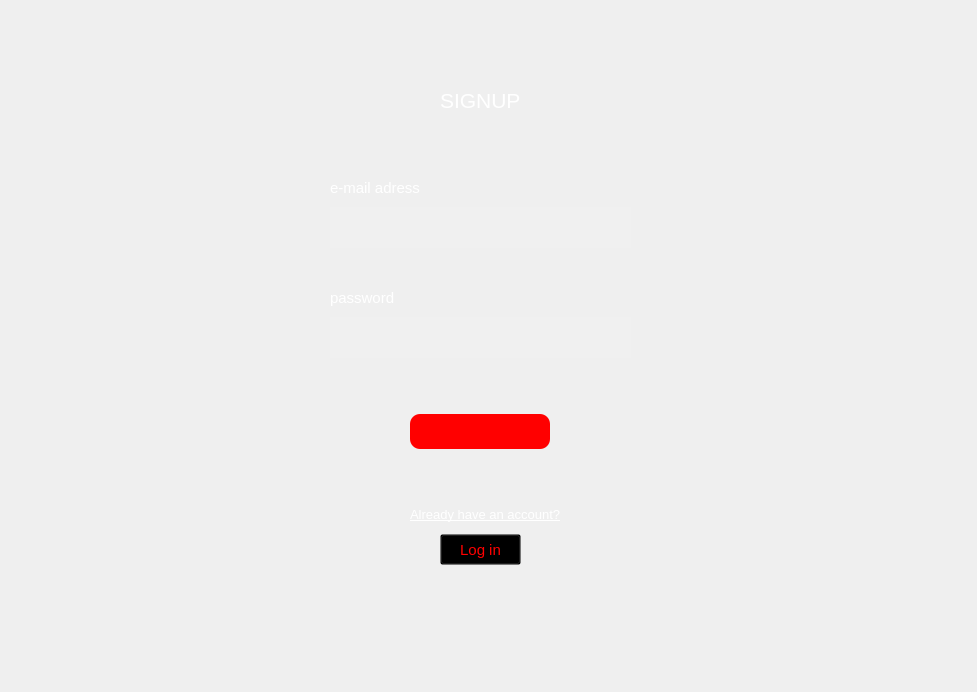
<?xml version="1.0" encoding="UTF-8"?>
<ui version="4.0">
 <class>MainWindow</class>
 <widget class="QMainWindow" name="MainWindow">
  <property name="geometry">
   <rect>
    <x>0</x>
    <y>0</y>
    <width>977</width>
    <height>692</height>
   </rect>
  </property>
  <property name="windowTitle">
   <string>MainWindow</string>
  </property>
  <widget class="QWidget" name="centralwidget">
   <property name="styleSheet">
    <string notr="true">#centralwidget{
	border-image: url(:/arkaplan/1.1.1.jpg);
}</string>
   </property>
   <widget class="QWidget" name="topMenu" native="true">
    <property name="geometry">
     <rect>
      <x>0</x>
      <y>0</y>
      <width>959</width>
      <height>151</height>
     </rect>
    </property>
    <widget class="QLabel" name="label">
     <property name="geometry">
      <rect>
       <x>440</x>
       <y>90</y>
       <width>81</width>
       <height>20</height>
      </rect>
     </property>
     <property name="font">
      <font>
       <pointsize>16</pointsize>
      </font>
     </property>
     <property name="styleSheet">
      <string notr="true">color : white;</string>
     </property>
     <property name="text">
      <string>SIGNUP</string>
     </property>
    </widget>
   </widget>
   <widget class="QWidget" name="midMenu" native="true">
    <property name="geometry">
     <rect>
      <x>0</x>
      <y>157</y>
      <width>959</width>
      <height>251</height>
     </rect>
    </property>
    <property name="styleSheet">
     <string notr="true">background: transparent;</string>
    </property>
    <widget class="QLabel" name="label_2">
     <property name="geometry">
      <rect>
       <x>330</x>
       <y>20</y>
       <width>91</width>
       <height>21</height>
      </rect>
     </property>
     <property name="font">
      <font>
       <pointsize>11</pointsize>
      </font>
     </property>
     <property name="styleSheet">
      <string notr="true">color : white;</string>
     </property>
     <property name="text">
      <string>e-mail adress</string>
     </property>
    </widget>
    <widget class="QLabel" name="label_3">
     <property name="geometry">
      <rect>
       <x>330</x>
       <y>130</y>
       <width>71</width>
       <height>21</height>
      </rect>
     </property>
     <property name="font">
      <font>
       <pointsize>11</pointsize>
      </font>
     </property>
     <property name="styleSheet">
      <string notr="true">color : white;</string>
     </property>
     <property name="text">
      <string>password</string>
     </property>
    </widget>
    <widget class="QLineEdit" name="lineEdit">
     <property name="geometry">
      <rect>
       <x>330</x>
       <y>50</y>
       <width>301</width>
       <height>41</height>
      </rect>
     </property>
     <property name="font">
      <font>
       <pointsize>10</pointsize>
      </font>
     </property>
     <property name="styleSheet">
      <string notr="true">color: white;
background-color: rgba(255, 255, 255, 10);
border: none;
</string>
     </property>
    </widget>
    <widget class="QLineEdit" name="lineEdit_2">
     <property name="geometry">
      <rect>
       <x>330</x>
       <y>160</y>
       <width>301</width>
       <height>41</height>
      </rect>
     </property>
     <property name="font">
      <font>
       <pointsize>10</pointsize>
      </font>
     </property>
     <property name="styleSheet">
      <string notr="true">color: white;
background-color: rgba(255, 255, 255, 10);
border: none;</string>
     </property>
     <property name="echoMode">
      <enum>QLineEdit::Password</enum>
     </property>
    </widget>
   </widget>
   <widget class="QWidget" name="bottomMenu" native="true">
    <property name="geometry">
     <rect>
      <x>0</x>
      <y>414</y>
      <width>959</width>
      <height>261</height>
     </rect>
    </property>
    <widget class="QPushButton" name="signupBtn">
     <property name="geometry">
      <rect>
       <x>410</x>
       <y>0</y>
       <width>140</width>
       <height>35</height>
      </rect>
     </property>
     <property name="styleSheet">
      <string notr="true">	border-radius: 10px;
	background-color: rgb(255, 0, 0);</string>
     </property>
     <property name="text">
      <string/>
     </property>
     <property name="icon">
      <iconset resource="../Proje/assets/buttonicon.qrc">
       <normaloff>:/yeniÖnek/icons/icons8-dumbbell-64.png</normaloff>:/yeniÖnek/icons/icons8-dumbbell-64.png</iconset>
     </property>
     <property name="iconSize">
      <size>
       <width>40</width>
       <height>40</height>
      </size>
     </property>
    </widget>
    <widget class="QPushButton" name="loginBtn">
     <property name="geometry">
      <rect>
       <x>440</x>
       <y>120</y>
       <width>81</width>
       <height>31</height>
      </rect>
     </property>
     <property name="font">
      <font>
       <pointsize>11</pointsize>
      </font>
     </property>
     <property name="styleSheet">
      <string notr="true">color : red;
background : transparent;</string>
     </property>
     <property name="text">
      <string>Log in</string>
     </property>
    </widget>
    <widget class="QLabel" name="label_4">
     <property name="geometry">
      <rect>
       <x>410</x>
       <y>90</y>
       <width>161</width>
       <height>20</height>
      </rect>
     </property>
     <property name="font">
      <font>
       <pointsize>10</pointsize>
       <underline>true</underline>
      </font>
     </property>
     <property name="styleSheet">
      <string notr="true">color : white;</string>
     </property>
     <property name="text">
      <string>Already have an account?</string>
     </property>
    </widget>
   </widget>
  </widget>
 </widget>
 <resources>
  <include location="../Proje/assets/buttonicon.qrc"/>
  <include location="../Proje/assets/arkaplan.qrc"/>
 </resources>
 <connections/>
</ui>
